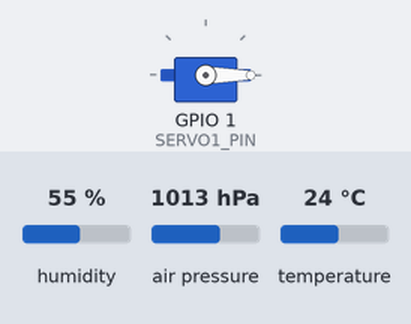
This sketch was run on a simulated ESP32. On the bench: servo. The inputs (shaded band) are chosen by the test bench; at power-on: humidity 55 %, air pressure 1013 hPa, temperature 24 °C. What the sketch prints to the serial monitor is not drawn.

Above: at 0.05 s.
Timing chart, 0 to 4.6 s (numbered marks = the images above):
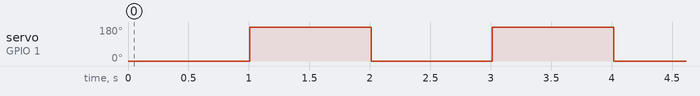

The sketch:

XIAO_bme280_esp-now.ino
```cpp
// Rocket
#include <Wire.h>
#include <Adafruit_Sensor.h>
#include <Adafruit_BME280.h>
#include <esp_now.h>
#include <WiFi.h>
#include <ESP32Servo.h>

#define SEALEVELPRESSURE_HPA (1013.25)
#define SERVO1_PIN D0

Servo servo1;

Adafruit_BME280 bme; // I2C
unsigned long delayTime;

//CC:DB:A7:2D:D4:8C
uint8_t broadcastAddress1[] = {0xCC, 0xDB, 0xA7, 0x2D, 0xD4, 0x8C};

typedef struct data_struct {
  int altitude;
} data_struct;

data_struct data;
esp_now_peer_info_t peerInfo;

void OnDataSent(const uint8_t *mac_addr, esp_now_send_status_t status) {
  char macStr[18];
  Serial.print("Packet to: ");
  snprintf(macStr, sizeof(macStr), "%02x:%02x:%02x:%02x:%02x:%02x",
           mac_addr[0], mac_addr[1], mac_addr[2], mac_addr[3], mac_addr[4], mac_addr[5]);
  Serial.print(macStr);
  Serial.print(" send status:\t");
  Serial.println(status == ESP_NOW_SEND_SUCCESS ? "Delivery Success" : "Delivery Fail");
}

void setup() {
  Serial.begin(115200);
  while(!Serial);    // time to get serial running
  Serial.println(F("BME280 test"));
  bme.begin(0x76);
  delayTime = 1000;

  servo1.attach(SERVO1_PIN);

  WiFi.mode(WIFI_STA);

  if (esp_now_init() != ESP_OK) {
    Serial.println("Error initializing ESP-NOW");
    return;
  }
  esp_now_register_send_cb(OnDataSent);
  peerInfo.channel = 0;
  peerInfo.encrypt = false;
  memcpy(peerInfo.peer_addr, broadcastAddress1, 6);
  if (esp_now_add_peer(&peerInfo) != ESP_OK){
    Serial.println("Failed to add peer");
    return;
  }

  Serial.println();
}


void loop() {
  printValues();
  data.altitude = bme.readAltitude(SEALEVELPRESSURE_HPA);
  esp_err_t result = esp_now_send(0, (uint8_t *) &data, sizeof(data));

  servo1.write(0);
  delay(delayTime);
  servo1.write(180);
  delay(1000);
}


void printValues() {
    Serial.print("Temperature = ");
    Serial.print(bme.readTemperature());
    Serial.println(" °C");

    Serial.print("Pressure = ");

    Serial.print(bme.readPressure() / 100.0F);
    Serial.println(" hPa");

    Serial.print("Approx. Altitude = ");
    Serial.print(bme.readAltitude(SEALEVELPRESSURE_HPA));
    Serial.println(" m");

    Serial.print("Humidity = ");
    Serial.print(bme.readHumidity());
    Serial.println(" %");

    Serial.println();
}
```

Measured:
- by itself, servo on GPIO 1 (SERVO1_PIN): alternates 180° for 1.0 s and 0° for 1.0 s
